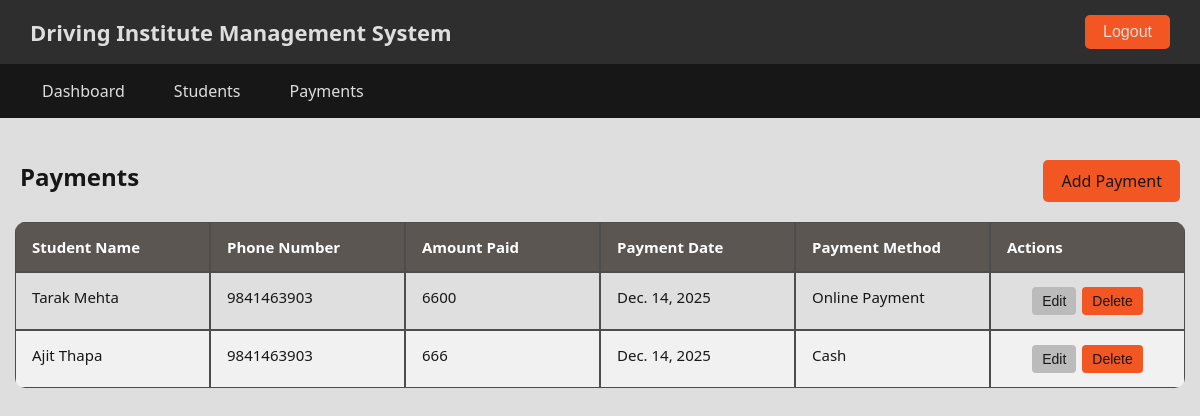
/staffs/payments/ (signed in), run on an earlier commit of the app's database.
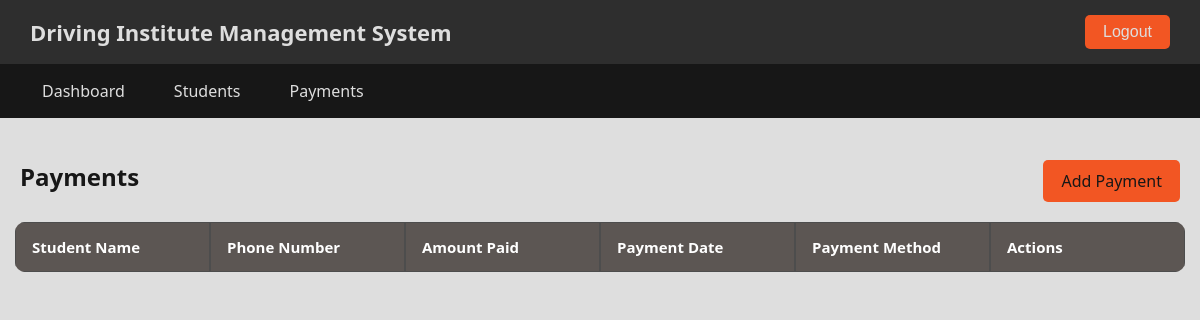
And on a later commit of the database.
### userAdmin/models.py (models this page shows, shortened)
class Payment(models.Model):
    student = models.ForeignKey(Student, on_delete=models.CASCADE)
    amountPaid = models.IntegerField()
    paymentDate = models.DateField()
    paymentMethod = models.CharField(
        max_length=15,
        choices=[
            ('Cash', 'Cash'),
            ('Online', 'Online Payment'),
        ],
        default='Cash'
    )

class Student(models.Model):
    name = models.CharField(max_length=100)
    phone = models.CharField(max_length=10, unique=True)
    address = models.TextField()
    course = models.CharField(
        max_length=1,
        choices=[
            ('A', 'Bike(15 Days)'),
            ('B', 'Car(30 Days)'),
            ('K', 'Scooter(15 Days)')
        ]
    )
    enrollment_date = models.DateField()
    total_fee = models.IntegerField()
    notes = models.TextField(null=True, blank=True)
    fees_paid = models.IntegerField(default=0)
    slug = models.SlugField(unique=True, blank=True)

### userStaff/views.py (the view)
# urls.py: path('payments/', views.payments_page, name='payments'),
@login_required
def payments_page(request):
    payments = Payment.objects.all()
    return render(request, "userStaff/payments/staff_payment_page.html", {'payments': payments})

### userStaff/templates/userStaff/payments/staff_payment_page.html (shortened to what this page needs)
{% extends "userStaff/layout.html" %}
{% load static %}
{% block content %}
<br>
<div class="header">
    <h2>Payments</h2>
    <a href="{% url 'userStaff:StaffAddPayment' %}" class="btn-add">Add Payment</a>
</div>
<div class='table-container'>
    <table class="table">
        <thead>
            <tr>
                <th>Student Name</th>
                <th>Phone Number</th>
                <th>Amount Paid</th>
                <th>Payment Date</th>
                <th>Payment Method</th>
                <th>Actions</th>
            </tr>
        </thead>
        <tbody>
            {% for paymentData in payments %}
            <tr>
                <td>{{paymentData.student.name}}</td>
                <td>{{paymentData.student.phone}}</td>
                <td>{{paymentData.amountPaid}}</td>
                <td>{{paymentData.paymentDate}}</td>
                <td>{{paymentData.get_paymentMethod_display}}</td>
                <td class="actions-col">
                <div class="actions-wrapper">
                    <form method='GET' action='{% url 'userStaff:StaffUpdatePayment' paymentData.id %}'>
                        <button type="submit" class="action-btn edit">Edit</button>
                    </form>
                    <form action='{% url 'userStaff:StaffDeletePayment' paymentData.id %}' method='POST'>
                        <button type="submit" class="action-btn delete" onclick= "
                        return confirm('Are you sure you want to delete payment for {{ paymentData.student.name }}?');
                        ">Delete</a>
                    </form>
                </div>
                </td>
            </tr>
            {% endfor %}
        </tbody>
    </table>
</div>
{% endblock content %}

What changed in the data, as far as the page shows it:
removed Payment: student.name "Tarak Mehta", student.phone "9841463903", amountPaid "6600", paymentDate "Dec. 14, 2025", paymentMethod "Online Payment"
removed Payment: student.name "Ajit Thapa", student.phone "9841463903", amountPaid "666", paymentDate "Dec. 14, 2025", paymentMethod "Cash"
